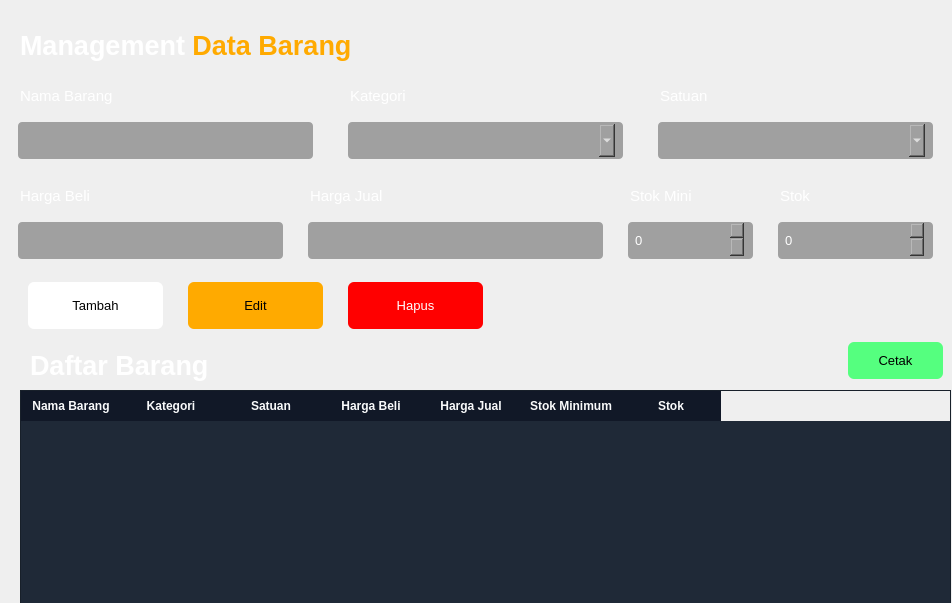
<?xml version="1.0" encoding="UTF-8"?>
<ui version="4.0">
 <class>Form</class>
 <widget class="QWidget" name="Form">
  <property name="geometry">
   <rect>
    <x>0</x>
    <y>0</y>
    <width>952</width>
    <height>603</height>
   </rect>
  </property>
  <property name="windowTitle">
   <string>Form</string>
  </property>
  <widget class="QLabel" name="label">
   <property name="geometry">
    <rect>
     <x>20</x>
     <y>20</y>
     <width>511</width>
     <height>51</height>
    </rect>
   </property>
   <property name="font">
    <font>
     <pointsize>20</pointsize>
     <weight>75</weight>
     <bold>true</bold>
    </font>
   </property>
   <property name="styleSheet">
    <string notr="true">color: rgb(255, 255, 255);</string>
   </property>
   <property name="text">
    <string>&lt;html&gt;&lt;head/&gt;&lt;body&gt;&lt;p&gt;Management &lt;span style=&quot; color:#ffaa00;&quot;&gt;Data Barang&lt;/span&gt;&lt;/p&gt;&lt;/body&gt;&lt;/html&gt;</string>
   </property>
  </widget>
  <widget class="QLabel" name="label_2">
   <property name="geometry">
    <rect>
     <x>20</x>
     <y>80</y>
     <width>161</width>
     <height>31</height>
    </rect>
   </property>
   <property name="font">
    <font>
     <pointsize>11</pointsize>
    </font>
   </property>
   <property name="styleSheet">
    <string notr="true">color: rgb(255, 255, 255);</string>
   </property>
   <property name="text">
    <string>Nama Barang</string>
   </property>
  </widget>
  <widget class="QLineEdit" name="lineEdit">
   <property name="geometry">
    <rect>
     <x>10</x>
     <y>120</y>
     <width>311</width>
     <height>41</height>
    </rect>
   </property>
   <property name="styleSheet">
    <string notr="true">QLineEdit {
    background-color: #a0a0a0;
    border: none;
    text-align: center;
    font-size: 10pt;
    border-radius: 4px;  /* Radius sedang, tidak terlalu bulat */
    margin: 2px 8px;
    color: #ffffff;
    padding-left: 5px;
}


</string>
   </property>
  </widget>
  <widget class="QComboBox" name="comboBox">
   <property name="geometry">
    <rect>
     <x>340</x>
     <y>120</y>
     <width>291</width>
     <height>41</height>
    </rect>
   </property>
   <property name="styleSheet">
    <string notr="true">QComboBox {
    background-color: #a0a0a0;
    border: none;
    text-align: center;
    font-size: 10pt;
    border-radius: 4px;  /* Radius sedang, tidak terlalu bulat */
    margin: 2px 8px;
    color: #ffffff;
    padding-left: 5px;
}


</string>
   </property>
  </widget>
  <widget class="QComboBox" name="comboBox_2">
   <property name="geometry">
    <rect>
     <x>650</x>
     <y>120</y>
     <width>291</width>
     <height>41</height>
    </rect>
   </property>
   <property name="styleSheet">
    <string notr="true">QComboBox {
    background-color: #a0a0a0;
    border: none;
    text-align: center;
    font-size: 10pt;
    border-radius: 4px;  /* Radius sedang, tidak terlalu bulat */
    margin: 2px 8px;
    color: #ffffff;
    padding-left: 5px;
}


</string>
   </property>
  </widget>
  <widget class="QLabel" name="label_3">
   <property name="geometry">
    <rect>
     <x>350</x>
     <y>80</y>
     <width>161</width>
     <height>31</height>
    </rect>
   </property>
   <property name="font">
    <font>
     <pointsize>11</pointsize>
    </font>
   </property>
   <property name="styleSheet">
    <string notr="true">color: rgb(255, 255, 255);</string>
   </property>
   <property name="text">
    <string>Kategori</string>
   </property>
  </widget>
  <widget class="QLabel" name="label_4">
   <property name="geometry">
    <rect>
     <x>660</x>
     <y>80</y>
     <width>161</width>
     <height>31</height>
    </rect>
   </property>
   <property name="font">
    <font>
     <pointsize>11</pointsize>
    </font>
   </property>
   <property name="styleSheet">
    <string notr="true">color: rgb(255, 255, 255);</string>
   </property>
   <property name="text">
    <string>Satuan</string>
   </property>
  </widget>
  <widget class="QLineEdit" name="lineEdit_2">
   <property name="geometry">
    <rect>
     <x>10</x>
     <y>220</y>
     <width>281</width>
     <height>41</height>
    </rect>
   </property>
   <property name="styleSheet">
    <string notr="true">QLineEdit {
    background-color: #a0a0a0;
    border: none;
    text-align: center;
    font-size: 10pt;
    border-radius: 4px;  /* Radius sedang, tidak terlalu bulat */
    margin: 2px 8px;
    color: #ffffff;
    padding-left: 5px;
}


</string>
   </property>
  </widget>
  <widget class="QLineEdit" name="lineEdit_3">
   <property name="geometry">
    <rect>
     <x>300</x>
     <y>220</y>
     <width>311</width>
     <height>41</height>
    </rect>
   </property>
   <property name="styleSheet">
    <string notr="true">QLineEdit {
    background-color: #a0a0a0;
    border: none;
    text-align: center;
    font-size: 10pt;
    border-radius: 4px;  /* Radius sedang, tidak terlalu bulat */
    margin: 2px 8px;
    color: #ffffff;
    padding-left: 5px;
}


</string>
   </property>
  </widget>
  <widget class="QSpinBox" name="spinBox">
   <property name="geometry">
    <rect>
     <x>770</x>
     <y>220</y>
     <width>171</width>
     <height>41</height>
    </rect>
   </property>
   <property name="styleSheet">
    <string notr="true">QSpinBox {
    background-color: #a0a0a0;
    border: none;
    text-align: center;
    font-size: 10pt;
    border-radius: 4px;  /* Radius sedang, tidak terlalu bulat */
    margin: 2px 8px;
    color: #ffffff;
    padding-left: 5px;
}


</string>
   </property>
  </widget>
  <widget class="QSpinBox" name="spinBox_2">
   <property name="geometry">
    <rect>
     <x>620</x>
     <y>220</y>
     <width>141</width>
     <height>41</height>
    </rect>
   </property>
   <property name="styleSheet">
    <string notr="true">QSpinBox {
    background-color: #a0a0a0;
    border: none;
    text-align: center;
    font-size: 10pt;
    border-radius: 4px;  /* Radius sedang, tidak terlalu bulat */
    margin: 2px 8px;
    color: #ffffff;
    padding-left: 5px;
}


</string>
   </property>
  </widget>
  <widget class="QLabel" name="label_5">
   <property name="geometry">
    <rect>
     <x>20</x>
     <y>180</y>
     <width>161</width>
     <height>31</height>
    </rect>
   </property>
   <property name="font">
    <font>
     <pointsize>11</pointsize>
    </font>
   </property>
   <property name="styleSheet">
    <string notr="true">color: rgb(255, 255, 255);</string>
   </property>
   <property name="text">
    <string>Harga Beli</string>
   </property>
  </widget>
  <widget class="QLabel" name="label_6">
   <property name="geometry">
    <rect>
     <x>310</x>
     <y>180</y>
     <width>161</width>
     <height>31</height>
    </rect>
   </property>
   <property name="font">
    <font>
     <pointsize>11</pointsize>
    </font>
   </property>
   <property name="styleSheet">
    <string notr="true">color: rgb(255, 255, 255);</string>
   </property>
   <property name="text">
    <string>Harga Jual</string>
   </property>
  </widget>
  <widget class="QLabel" name="label_7">
   <property name="geometry">
    <rect>
     <x>630</x>
     <y>180</y>
     <width>91</width>
     <height>31</height>
    </rect>
   </property>
   <property name="font">
    <font>
     <pointsize>11</pointsize>
    </font>
   </property>
   <property name="styleSheet">
    <string notr="true">color: rgb(255, 255, 255);</string>
   </property>
   <property name="text">
    <string>Stok Mini</string>
   </property>
  </widget>
  <widget class="QLabel" name="label_8">
   <property name="geometry">
    <rect>
     <x>780</x>
     <y>180</y>
     <width>161</width>
     <height>31</height>
    </rect>
   </property>
   <property name="font">
    <font>
     <pointsize>11</pointsize>
    </font>
   </property>
   <property name="styleSheet">
    <string notr="true">color: rgb(255, 255, 255);</string>
   </property>
   <property name="text">
    <string>Stok </string>
   </property>
  </widget>
  <widget class="QPushButton" name="hapus">
   <property name="geometry">
    <rect>
     <x>340</x>
     <y>280</y>
     <width>151</width>
     <height>51</height>
    </rect>
   </property>
   <property name="styleSheet">
    <string notr="true">QPushButton {
	color: rgb(255, 255, 255);
	background-color: rgb(255, 0, 0);
    border: none;
    text-align: center;
    font-size: 10pt;
    border-radius: 6px;  /* Radius sedang, tidak terlalu bulat */
    margin: 2px 8px;
}</string>
   </property>
   <property name="text">
    <string>Hapus</string>
   </property>
  </widget>
  <widget class="QPushButton" name="tambah">
   <property name="geometry">
    <rect>
     <x>20</x>
     <y>280</y>
     <width>151</width>
     <height>51</height>
    </rect>
   </property>
   <property name="styleSheet">
    <string notr="true">QPushButton {
    background-color: rgb(255, 255, 255);
    border: none;
    text-align: center;
    font-size: 10pt;
    border-radius: 6px;  /* Radius sedang, tidak terlalu bulat */
    margin: 2px 8px;
    color: rgb(0,0,0);
}</string>
   </property>
   <property name="text">
    <string>Tambah</string>
   </property>
  </widget>
  <widget class="QPushButton" name="edit">
   <property name="geometry">
    <rect>
     <x>180</x>
     <y>280</y>
     <width>151</width>
     <height>51</height>
    </rect>
   </property>
   <property name="styleSheet">
    <string notr="true">QPushButton {
	background-color: rgb(255, 170, 0);
    border: none;
    text-align: center;
    font-size: 10pt;
    border-radius: 6px;  /* Radius sedang, tidak terlalu bulat */
    margin: 2px 8px;
    color: rgb(0,0,0);
}</string>
   </property>
   <property name="text">
    <string>Edit</string>
   </property>
  </widget>
  <widget class="QLabel" name="label_9">
   <property name="geometry">
    <rect>
     <x>30</x>
     <y>340</y>
     <width>511</width>
     <height>51</height>
    </rect>
   </property>
   <property name="font">
    <font>
     <pointsize>20</pointsize>
     <weight>75</weight>
     <bold>true</bold>
    </font>
   </property>
   <property name="styleSheet">
    <string notr="true">color: rgb(255, 255, 255);</string>
   </property>
   <property name="text">
    <string>&lt;html&gt;&lt;head/&gt;&lt;body&gt;&lt;p&gt;Daftar Barang&lt;/p&gt;&lt;/body&gt;&lt;/html&gt;</string>
   </property>
  </widget>
  <widget class="QTableWidget" name="tableWidget">
   <property name="enabled">
    <bool>true</bool>
   </property>
   <property name="geometry">
    <rect>
     <x>20</x>
     <y>390</y>
     <width>931</width>
     <height>221</height>
    </rect>
   </property>
   <property name="styleSheet">
    <string notr="true">QTableWidget {
    background-color: #1f2937;      /* body gelap */
    color: #f1f5f9;                 /* text isi tabel */
    gridline-color: #374151;
    selection-background-color: #2563eb;
    selection-color: white;
}

/* Header kolom */
QHeaderView::section {
    background-color: #111827;      /* header lebih gelap */
    color: #f9fafb;                 /* text header putih */
    padding: 6px;
    border: none;
    font-weight: bold;
}

/* Alternating row */
QTableWidget::item:alternate {
    background-color: #111827;
}

/* Hover row */
QTableWidget::item:hover {
    background-color: #374151;
}</string>
   </property>
   <column>
    <property name="text">
     <string>Nama Barang</string>
    </property>
   </column>
   <column>
    <property name="text">
     <string>Kategori</string>
    </property>
   </column>
   <column>
    <property name="text">
     <string>Satuan</string>
    </property>
   </column>
   <column>
    <property name="text">
     <string>Harga Beli</string>
    </property>
   </column>
   <column>
    <property name="text">
     <string>Harga Jual</string>
    </property>
   </column>
   <column>
    <property name="text">
     <string>Stok Minimum</string>
    </property>
   </column>
   <column>
    <property name="text">
     <string>Stok</string>
    </property>
   </column>
  </widget>
  <widget class="QPushButton" name="btn_report_barang">
   <property name="geometry">
    <rect>
     <x>840</x>
     <y>340</y>
     <width>111</width>
     <height>41</height>
    </rect>
   </property>
   <property name="styleSheet">
    <string notr="true">QPushButton {
	background-color: rgb(85, 255, 127);
    border: none;
    text-align: center;
    font-size: 10pt;
    border-radius: 6px;  /* Radius sedang, tidak terlalu bulat */
    margin: 2px 8px;
    color: rgb(0,0,0);
}</string>
   </property>
   <property name="text">
    <string>Cetak</string>
   </property>
  </widget>
 </widget>
 <resources/>
 <connections/>
</ui>
